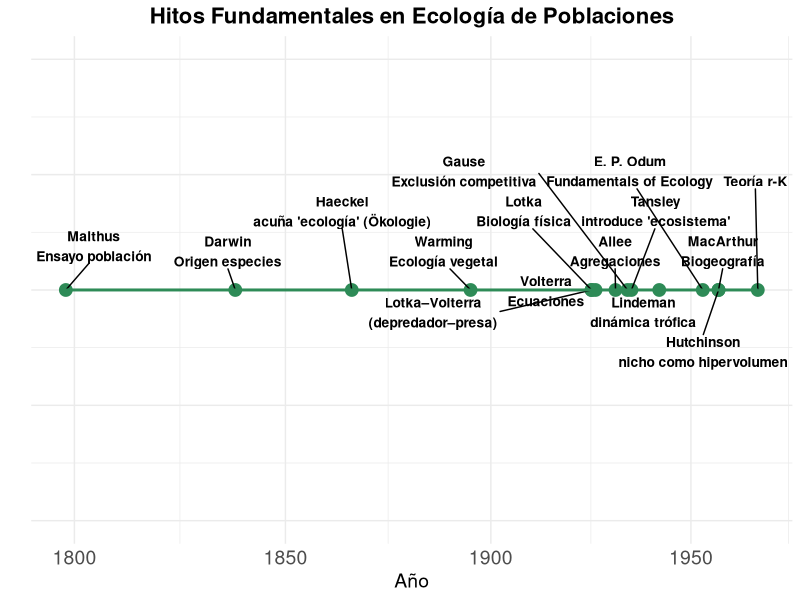
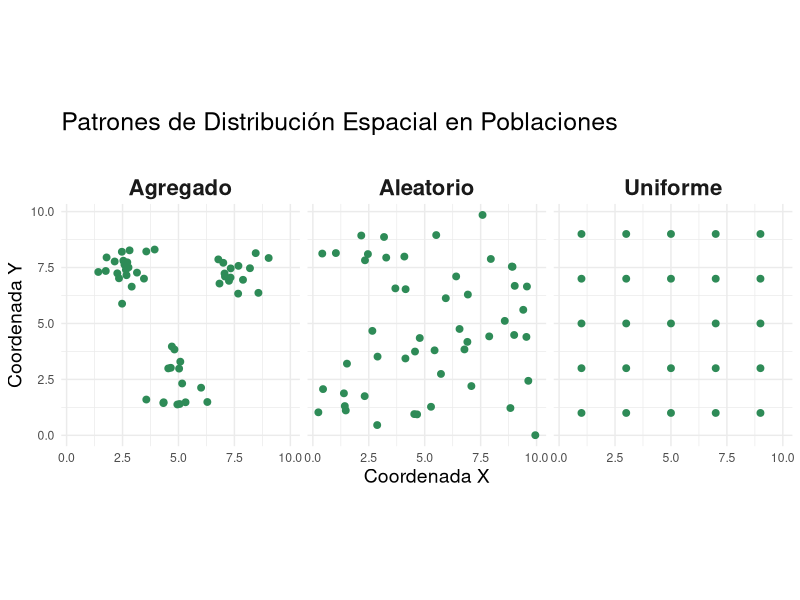
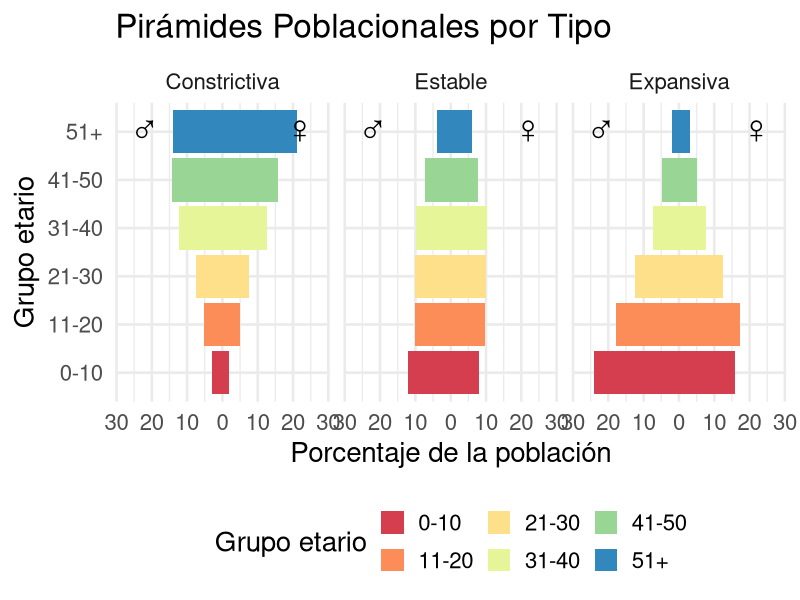
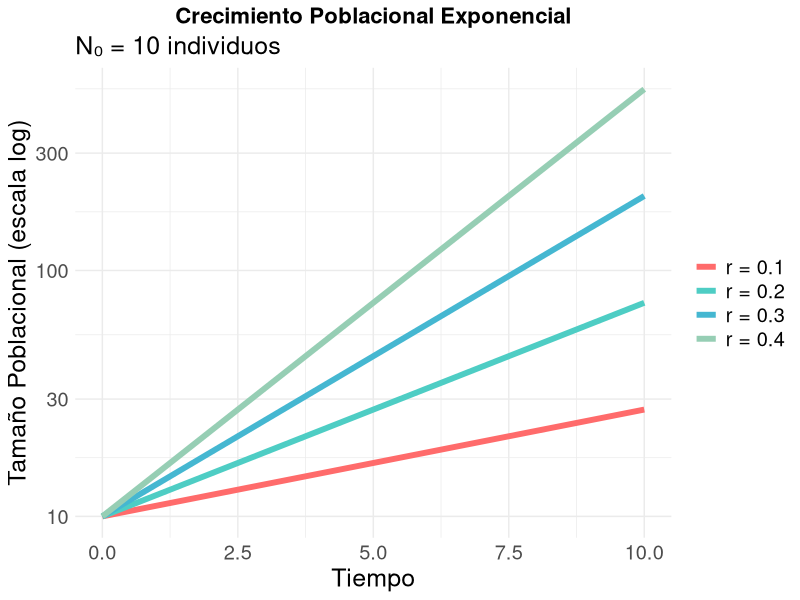
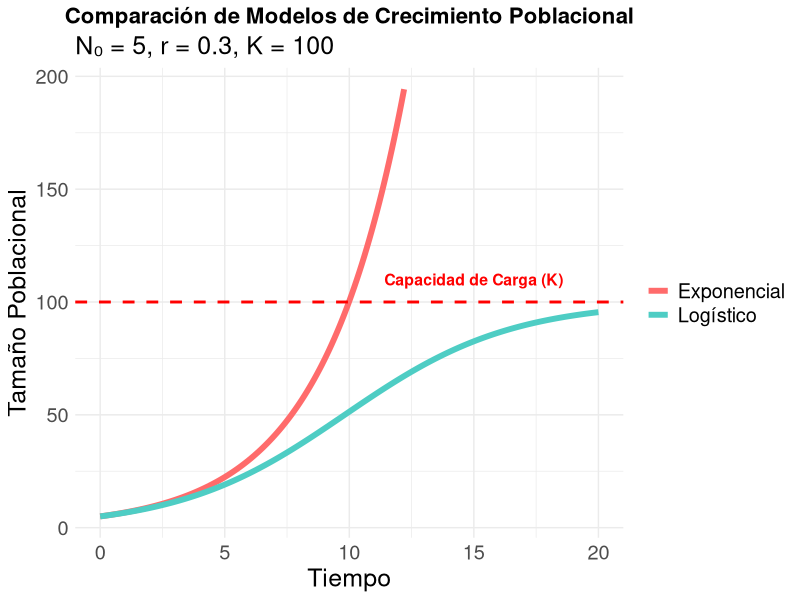
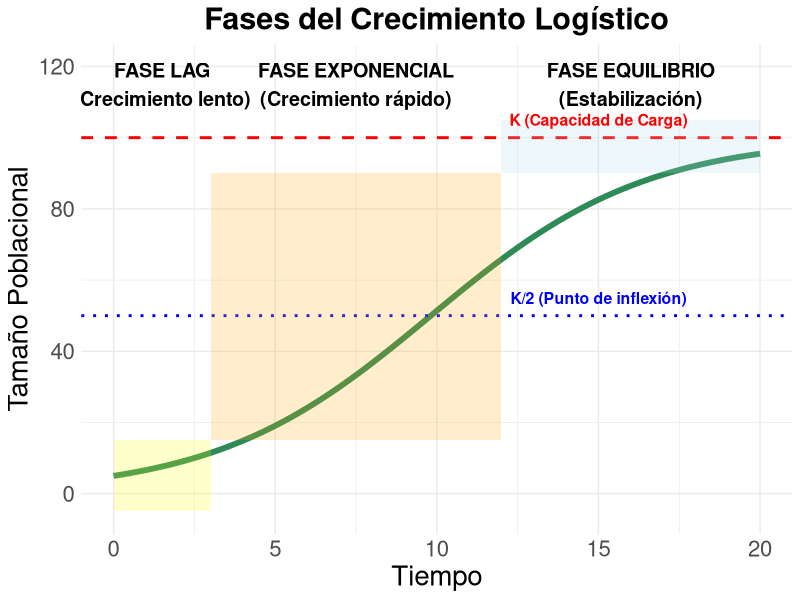
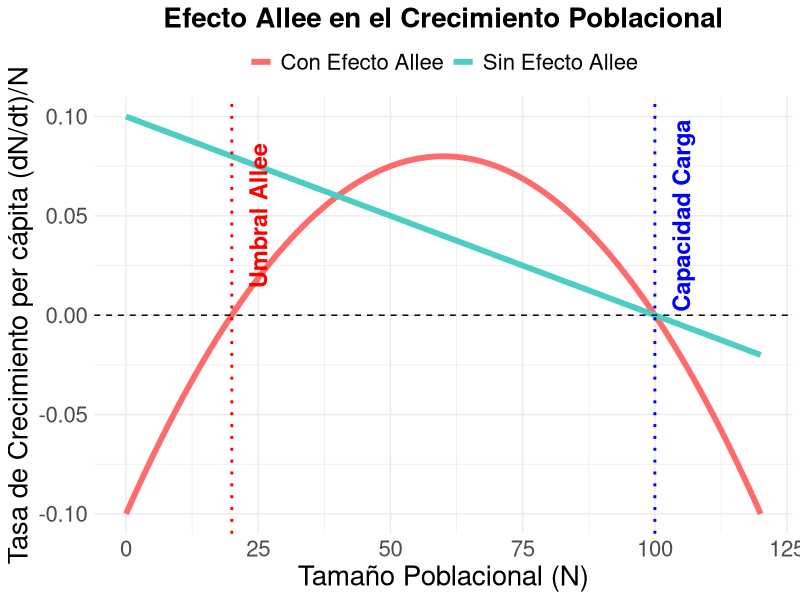

The R source for these figures, in order:
## ---- chunk 1
options(htmltools.dir.version = FALSE)
knitr::opts_chunk$set(
  fig.width = 12, 
  fig.height = 8, 
  fig.retina = 3,
  out.width = "100%",
  cache = TRUE,
  echo = FALSE,
  message = FALSE, 
  warning = FALSE,
  hiline = TRUE
)
library(ggplot2)
library(dplyr)
library(knitr)
library(ggrepel)
## ---- chunk 2
timeline_data <- data.frame(
  Year = c(1798, 1838, 1925, 1926, 1931, 1934, 1957, 1967,
            1866, 1895, 1925, 1935, 1942, 1953, 1957),
  Event = c("Malthus\nEnsayo población", "Darwin\nOrigen especies", 
            "Lotka\nBiología física", "Volterra\nEcuaciones", 
            "Allee\nAgregaciones", "Gause\nExclusión competitiva",
            "MacArthur\nBiogeografía", "Teoría r-K", 
            "Haeckel\nacuña 'ecología' (Ökologie)", "Warming\nEcología vegetal", 
            "Lotka–Volterra\n(depredador–presa)",  "Tansley\nintroduce 'ecosistema'",  
            "Lindeman\ndinámica trófica",  "E. P. Odum\nFundamentals of Ecology",  
            "Hutchinson\nnicho como hipervolumen"),
  Y = rep(1, 15)
)

ggplot(timeline_data, aes(x = Year, y = Y)) +
  geom_point(size = 4, color = "#2E8B57") +
  geom_text_repel(aes(label = Event), vjust = -1, size = 3.5, fontface = "bold") +
  geom_line(color = "#2E8B57", size = 1) +
  scale_x_continuous(breaks = timeline_data$Year, 
                     labels = timeline_data$Year) +
  theme_minimal() +
  scale_x_continuous(transform = 'log') +
  theme(axis.text.y = element_blank(),
        axis.text.x = element_text(size = 14),
        axis.title.x = element_text(size = 14),
        axis.ticks.y = element_blank(),
        panel.grid.y = element_blank(),
        plot.title = element_text(hjust = 0.5, size = 16, face = "bold")) +
  labs(title = "Hitos Fundamentales en Ecología de Poblaciones",
       x = "Año", y = "") +
  ylim(0.5, 1.5)
## ---- chunk 3
# Crear datos para los tres patrones de distribución
set.seed(123)

# Patrón aleatorio
random_x <- runif(50, 0, 10)
random_y <- runif(50, 0, 10)

# Patrón agrupado
group_centers <- data.frame(x = c(2.5, 7.5, 5), y = c(7.5, 7.5, 2.5))
grouped_x <- c()
grouped_y <- c()
for(i in 1:3) {
  n_points <- c(20, 15, 15)[i]
  grouped_x <- c(grouped_x, rnorm(n_points, group_centers$x[i], 0.7))
  grouped_y <- c(grouped_y, rnorm(n_points, group_centers$y[i], 0.7))
}

# Patrón regular
regular_x <- rep(seq(1, 9, by = 2), 5)
regular_y <- rep(seq(1, 9, by = 2), each = 5)

# Combinar datos
spatial_data <- data.frame(
  x = c(random_x, grouped_x, regular_x),
  y = c(random_y, grouped_y, regular_y),
  pattern = rep(c("Aleatorio", "Agregado", "Uniforme"), 
                c(length(random_x), length(grouped_x), length(regular_x)))
)

ggplot(spatial_data, aes(x, y)) +
  geom_point(size = 2, color = "#2E8B57") +
  facet_wrap(~pattern, ncol = 3) +
  theme_minimal() +
  theme(size = 18) + 
  theme(strip.text = element_text(size = 16, face = "bold"),
        axis.title = element_text(size = 14),
        plot.title = element_text(size = 18)) +
  labs(title = "Patrones de Distribución Espacial en Poblaciones\n",
       x = "Coordenada X", y = "Coordenada Y") +
  coord_fixed()
## ---- chunk 4
library(tidyverse)

# --- 1) Datos base (como los que ya tenías) -------------------------------
niveles_edad <- c("0-10","11-20","21-30","31-40","41-50","51+")
expansive <- tibble(
  age_group = factor(niveles_edad, levels = niveles_edad),
  population = c(40, 35, 25, 15, 10, 5),
  type = "Expansiva"
)
stable <- tibble(
  age_group = factor(niveles_edad, levels = niveles_edad),
  population = c(20, 20, 20, 20, 15, 10),
  type = "Estable"
)
constrictive <- tibble(
  age_group = factor(niveles_edad, levels = niveles_edad),
  population = c(5, 10, 15, 25, 30, 35),
  type = "Constrictiva"
)

pyramid_data <- bind_rows(expansive, stable, constrictive)

# --- 2) Reparto por sexo (ajústalo si quieres un patrón "típico") ---------
# # Opción A (neutral, simple): 50/50 en todos los grupos
# sex_share <- tibble(
#   age_group = factor(niveles_edad, levels = niveles_edad),
#   male_share = c(0.50, 0.50, 0.50, 0.50, 0.50, 0.50)
# )

# Opción B (más "típica"): leve mayoría masculina en jóvenes y femenina en mayores
sex_share <- tibble(
  age_group = factor(niveles_edad, levels = niveles_edad),
  male_share = c(0.6, 0.51, 0.50, 0.49, 0.48, 0.4)
)

# --- 3) Expandir a hombres/mujeres y preparar valores (negativo = hombres) --
df <- pyramid_data %>%
  left_join(sex_share, by = "age_group") %>%
  mutate(
    male_pop   = population * male_share,
    female_pop = population * (1 - male_share)
  ) %>%
  select(type, age_group, male_pop, female_pop) %>%
  pivot_longer(cols = c(male_pop, female_pop),
               names_to = "sex", values_to = "pop") %>%
  mutate(
    sex  = recode(sex,
                  male_pop = "Hombres ♂",
                  female_pop = "Mujeres ♀"),
    yval = if_else(sex == "Hombres ♂", -pop, pop)   # izquierda hombres
  )

# Límite simétrico para que quede centrada
y_lim <- max(abs(df$yval)) * 1.15

# Etiquetas ♂/♀ en los extremos de cada facet
labels <- tibble(
  type = unique(df$type),
  xlab = factor(tail(niveles_edad, 1), levels = niveles_edad),  # fila superior (51+)
  left_y  = -0.92 * y_lim,
  right_y =  0.92 * y_lim
)

# --- 4) Gráfico: pirámide por tipo, color por grupo etario -----------------
ggplot(df, aes(x = age_group, y = yval, fill = age_group)) +
  geom_col(width = 0.9) +
  coord_flip() +
  facet_wrap(~ type, nrow = 1) +
  # eje con valores absolutos
  scale_y_continuous(labels = ~abs(.), limits = c(-y_lim, y_lim)) +
  scale_fill_brewer(palette = "Spectral", name = "Grupo etario") +
  # Etiquetas de lado (hombres/mujeres) por panel
  geom_text(data = labels, aes(x = xlab, y = left_y, label = "♂"),
            inherit.aes = FALSE, hjust = 0, fontface = "bold", size = 8) +
  geom_text(data = labels, aes(x = xlab, y = right_y, label = "♀"),
            inherit.aes = FALSE, hjust = 1, fontface = "bold", size = 8) +
  labs(
    title = "Pirámides Poblacionales por Tipo",
    x = "Grupo etario",
    y = "Porcentaje de la población"
  ) +
  theme_minimal(base_size = 20) +
  theme(
    legend.position = "bottom",
    text = element_text(size = 20)
    # strip.text = element_text(face = "bold")
  )
## ---- chunk 5
# Parámetros para el crecimiento exponencial
t <- seq(0, 10, by = 0.1)
N0 <- 10

# Diferentes tasas de crecimiento
r_values <- c(0.1, 0.2, 0.3, 0.4)
colors <- c("#FF6B6B", "#4ECDC4", "#45B7D1", "#96CEB4")

# Crear dataframe
exp_data <- data.frame()
for(i in 1:length(r_values)) {
  N_t <- N0 * exp(r_values[i] * t)
  temp_data <- data.frame(
    time = t,
    population = N_t,
    r_value = paste("r =", r_values[i])
  )
  exp_data <- rbind(exp_data, temp_data)
}

ggplot(exp_data, aes(x = time, y = population, color = r_value)) +
  geom_line(size = 2) +
  scale_color_manual(values = colors) +
  scale_y_log10() +
  theme_minimal() +
  theme(legend.title = element_blank(),
        text = element_text(size = 18),
        # legend.text = element_text(size = 12),
        plot.title = element_text(size = 16, face = "bold", hjust = 0.5)) +
  labs(title = "Crecimiento Poblacional Exponencial",
       subtitle = "N₀ = 10 individuos",
       x = "Tiempo", 
       y = "Tamaño Poblacional (escala log)")
## ---- chunk 6
# Parámetros
t <- seq(0, 20, by = 0.1)
N0 <- 5
r <- 0.3
K <- 100

# Crecimiento exponencial
N_exp <- N0 * exp(r * t)

# Crecimiento logístico
N_log <- K / (1 + ((K - N0) / N0) * exp(-r * t))

# Crear dataframe
growth_data <- data.frame(
  time = rep(t, 2),
  population = c(N_exp, N_log),
  model = rep(c("Exponencial", "Logístico"), each = length(t))
)

# Limitar exponencial para visualización
growth_data$population[growth_data$model == "Exponencial" & growth_data$population > 200] <- NA

ggplot(growth_data, aes(x = time, y = population, color = model)) +
  geom_line(size = 2) +
  geom_hline(yintercept = K, linetype = "dashed", color = "red", size = 1) +
  annotate("text", x = 15, y = K + 10, label = "Capacidad de Carga (K)", 
           color = "red", size = 4, fontface = "bold") +
  scale_color_manual(values = c("#FF6B6B", "#4ECDC4")) +
  theme_minimal() +
  theme(legend.title = element_blank(),
        # legend.text = element_text(size = 12),
        text = element_text(size = 18),
        plot.title = element_text(size = 16, face = "bold", hjust = 0.5)) +
  labs(title = "Comparación de Modelos de Crecimiento Poblacional",
       subtitle = "N₀ = 5, r = 0.3, K = 100",
       x = "Tiempo", 
       y = "Tamaño Poblacional")
## ---- chunk 7
# Datos para las fases del crecimiento logístico
t <- seq(0, 20, by = 0.1)
N0 <- 5
r <- 0.3
K <- 100
N_log <- K / (1 + ((K - N0) / N0) * exp(-r * t))

# Crear dataframe con fases
phases_data <- data.frame(
  time = t,
  population = N_log
)

# Definir las fases
phases_data$phase <- ifelse(phases_data$population < K * 0.1, "Fase Lag",
                     ifelse(phases_data$population < K * 0.9, "Fase Exponencial", 
                            "Fase Equilibrio"))

ggplot(phases_data, aes(x = time, y = population)) +
  geom_line(size = 2, color = "#2E8B57") +
  geom_hline(yintercept = K, linetype = "dashed", color = "red", size = 1) +
  geom_hline(yintercept = K/2, linetype = "dotted", color = "blue", size = 1) +
  # Agregar anotaciones para las fases
  annotate("rect", xmin = 0, xmax = 3, ymin = -5, ymax = 15, 
           alpha = 0.2, fill = "yellow") +
  annotate("rect", xmin = 3, xmax = 12, ymin = 15, ymax = 90, 
           alpha = 0.2, fill = "orange") +
  annotate("rect", xmin = 12, xmax = 20, ymin = 90, ymax = 105, 
           alpha = 0.2, fill = "lightblue") +
  annotate("text", x = 1.5, y = 115, label = "FASE LAG\n(Crecimiento lento)", 
           fontface = "bold", hjust = 0.5, size = 5) +
  annotate("text", x = 7.5, y = 115, label = "FASE EXPONENCIAL\n(Crecimiento rápido)", 
           fontface = "bold", hjust = 0.5, size = 5) +
  annotate("text", x = 16, y = 115, label = "FASE EQUILIBRIO\n(Estabilización)", 
           fontface = "bold", hjust = 0.5, size = 5) +
  annotate("text", x = 15, y = K + 5, label = "K (Capacidad de Carga)", 
           color = "red", fontface = "bold", size = 4) +
  annotate("text", x = 15, y = K/2 + 5, label = "K/2 (Punto de inflexión)", 
           color = "blue", fontface = "bold", size = 4) +
  theme_minimal() +
  theme(
    text = element_text(size = 20),
    plot.title = element_text(size = 22, face = "bold", hjust = 0.5)) +
  labs(title = "Fases del Crecimiento Logístico",
       x = "Tiempo", 
       y = "Tamaño Poblacional") +
  ylim(-5, 120)
## ---- chunk 8
# Parámetros para el efecto Allee
N <- seq(0, 120, by = 1)
r <- 0.1
K <- 100
A <- 20  # Umbral de Allee

# Tasa de crecimiento per cápita sin Allee
rate_normal <- r * (1 - N/K)

# Tasa de crecimiento per cápita con Allee
rate_allee <- r * (1 - N/K) * (N/A - 1)

# Crear dataframe
allee_data <- data.frame(
  population = rep(N, 2),
  growth_rate = c(rate_normal, rate_allee),
  model = rep(c("Sin Efecto Allee", "Con Efecto Allee"), each = length(N))
)

ggplot(allee_data, aes(x = population, y = growth_rate, color = model)) +
  geom_line(size = 2) +
  geom_hline(yintercept = 0, linetype = "dashed", color = "black") +
  geom_vline(xintercept = A, linetype = "dotted", color = "red", size = 1) +
  geom_vline(xintercept = K, linetype = "dotted", color = "blue", size = 1) +
  annotate("text", x = A + 5, y = 0.05, label = "Umbral Allee", 
           color = "red", angle = 90, fontface = "bold", size = 6) +
  annotate("text", x = K + 5, y = 0.05, label = "Capacidad Carga", 
           color = "blue", angle = 90, fontface = "bold", size = 6) +
  scale_color_manual(values = c("#FF6B6B", "#4ECDC4")) +
  theme_minimal() +
  theme(legend.title = element_blank(),
        legend.position = "top",
        text = element_text(size = 20),
        plot.title = element_text(size = 20, face = "bold", hjust = 0.5)) +
  labs(title = "Efecto Allee en el Crecimiento Poblacional",
       x = "Tamaño Poblacional (N)", 
       y = "Tasa de Crecimiento per cápita (dN/dt)/N")
